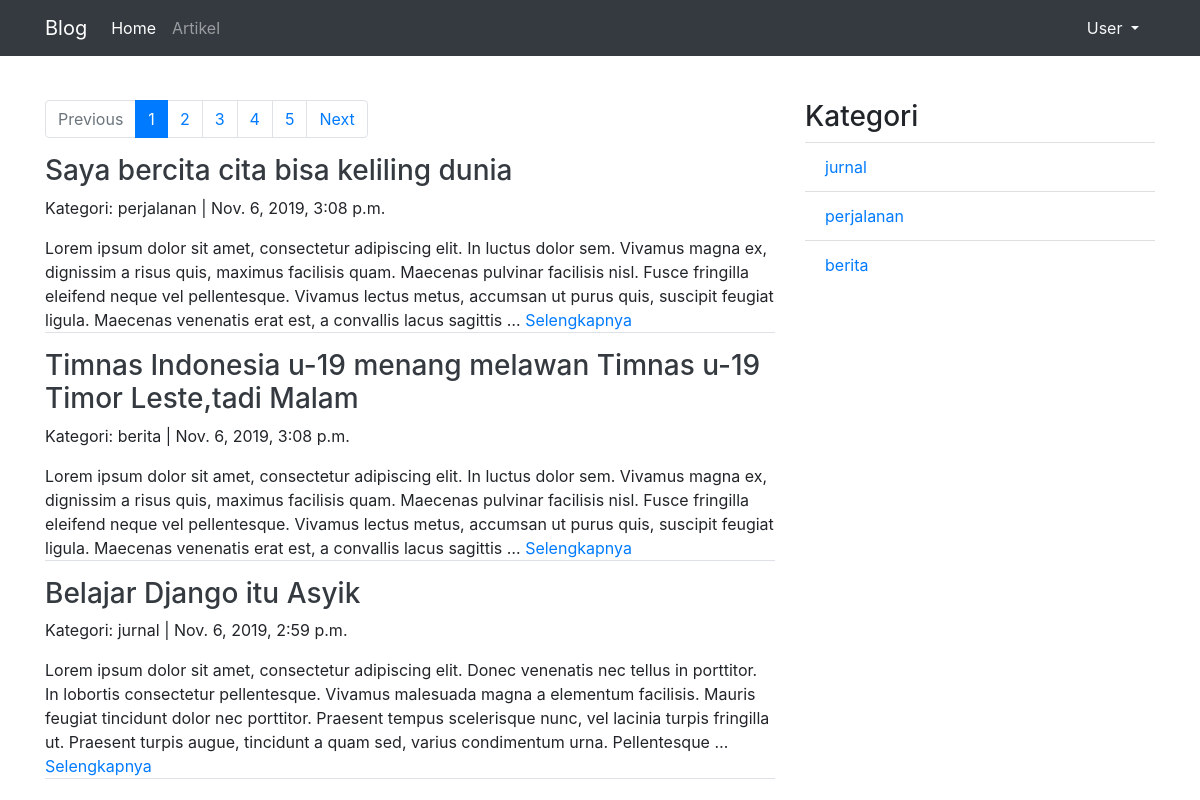
Page /artikel/1 on the committed database.
### artikel/models.py (models this page shows, shortened)
class Artikel(models.Model):
	judul 		= models.CharField(max_length=255)
	isi   		= models.TextField()
	kategori 	= models.CharField(max_length=255)
	published 	= models.DateTimeField(auto_now_add=True)
	updated 	= models.DateTimeField(auto_now=True)
	slug 		= models.SlugField(blank=True,editable=False)

### artikel/views.py (the view)
# urls.py: url(r'^(?P<page>\d+)$',ArtikelListView.as_view(),name='list'),
class ArtikelListView(ListView):
	model = Artikel
	template_name = 'artikel/artikel_list.html'
	context_object_name = 'artikel_list'# pengganti objects_list,atau di sebuat object name
	ordering = ['-published']
	paginate_by = 3
	def get_context_data(self,*args,**kwargs):
		kategori_list = self.model.objects.values_list('kategori',flat=True).distinct()
		self.kwargs.update({'kategori_list':kategori_list})
		kwargs = self.kwargs
		return super().get_context_data(*args,**kwargs)

### artikel/templates/artikel/artikel_list.html (shortened to what this page needs)
{% extends "base.html" %}
{% block contents %}
<div class="row">
	<div class="col-md-8">
		{% if is_paginated %}
			<nav aria-label="artikelPage">
			  <ul class="pagination">
			    {% if page_obj.has_previous %}
			    	<li class="page-item">
				      <a class="page-link" href="{% url 'artikel:list' page_obj.previous_page_number%}">Previous</a>
				    </li>
				{% else %}
					<li class="page-item disabled">
				      <a class="page-link" href="#" tabindex="-1" aria-disabled="true">Previous</a>
				    </li>
			    {% endif %}
			    {% for page in paginator.page_range %}
			    	{% if page is page_obj.number %}
			    	<li class="page-item active" aria-current="page">
			    		<span class="page-link" href="#">{{page}}<span class="sr-only">(current)</span></span>
			    	</li>
			    	{% else %}
			    	<li class="page-item">
			    		<a class="page-link" href="{% url 'artikel:list' page %}">{{page}}</a>
			    	</li>
			    	{% endif %}
			    {% endfor %}
			    {% if page_obj.has_next %}
			    	<li class="page-item">
				      <a class="page-link" href="{% url 'artikel:list' page_obj.next_page_number%}">Next</a>
				    </li>
				{% else %}
					<li class="page-item disabled">
				      <a class="page-link" href="#" tabindex="-1" aria-disabled="true">Next</a>
				    </li>
			    {% endif %}
			  </ul>
			</nav>
			{% endif %}
			{% for artikel in artikel_list %}
				<h3><a class="text-dark" href="{% url 'artikel:detail' artikel.slug %}">{{artikel.judul}}</a></h3>
				<p>Kategori: {{artikel.kategori}} | {{artikel.published}}</p>
				<p class="border-bottom">{{artikel.isi|truncatewords:50}} <a href="{% url 'artikel:detail' artikel.slug %}">Selengkapnya</a></p>
			{% endfor %}
	</div>
	<div class="col-sm">
		<h3>Kategori</h3>
		<ul class="list-group list-group-flush">
		  	{% for kategori in kategori_list %}
		  		<li class="list-group-item"><a href="{% url 'artikel:category' kategori 1 %}">{{kategori}}</a></li>
		  	{% endfor %}
		</ul>
	</div>
</div>
{% endblock contents %}

### rows in the picture
Artikel: judul "Saya bercita cita bisa keliling dunia", kategori "perjalanan", published "Nov. 6, 2019, 3:08 p.m.", isi "Lorem ipsum dolor sit amet, consectetur adipiscing elit. In luctus dolor sem. Vivamus magna ex, dignissim a risus quis, maximus facilisis quam. Maecenas pulvinar facilisis nisl. Fusce fringilla eleifend neque vel pellentesque. Vivamus lectus metus, accumsan ut purus quis, suscipit feugiat ligula. Maecenas venenatis erat est, a convallis lacus sagittis …"
Artikel: judul "Timnas Indonesia u-19 menang melawan Timnas u-19 Timor Leste,tadi Malam", kategori "berita", published "Nov. 6, 2019, 3:08 p.m.", isi "Lorem ipsum dolor sit amet, consectetur adipiscing elit. In luctus dolor sem. Vivamus magna ex, dignissim a risus quis, maximus facilisis quam. Maecenas pulvinar facilisis nisl. Fusce fringilla eleifend neque vel pellentesque. Vivamus lectus metus, accumsan ut purus quis, suscipit feugiat ligula. Maecenas venenatis erat est, a convallis lacus sagittis …"
Artikel: judul "Belajar Django itu Asyik", kategori "jurnal", published "Nov. 6, 2019, 2:59 p.m.", isi "Lorem ipsum dolor sit amet, consectetur adipiscing elit. Donec venenatis nec tellus in porttitor. In lobortis consectetur pellentesque. Vivamus malesuada magna a elementum facilisis. Mauris feugiat tincidunt dolor nec porttitor. Praesent tempus scelerisque nunc, vel lacinia turpis fringilla ut. Praesent turpis augue, tincidunt a quam sed, varius condimentum urna. Pellentesque …"

### other values in the picture
{{ page }} "1"
{{ page }} "2" "3" "4" "5"
{{ kategori }} "jurnal" "perjalanan" "berita"
